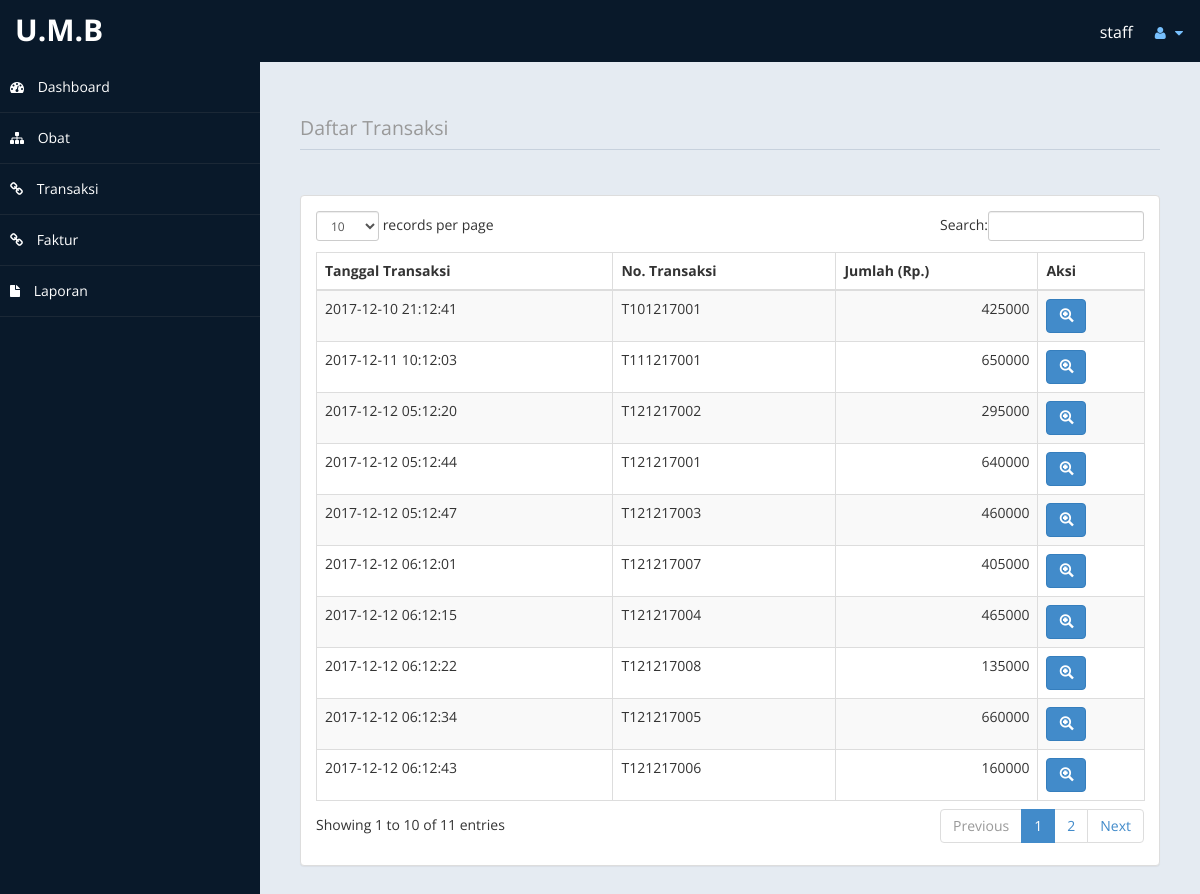
The page /index.php?page=transaksi (signed in) on the database its author committed.
### tables this page shows
CREATE TABLE `tb_transaksi` (
  `no_transaksi` varchar(10) NOT NULL,
  `kode_kasir` varchar(10) NOT NULL,
  `tanggal_transaksi` date NOT NULL,
  `waktu_transaksi` time NOT NULL
);

### content/transaksi/md_transaksi.php (the view, shortened to what this page needs)
<?php
if(@$_SESSION['level'] != "kasir" || @$_SESSION['level'] != "staff"){
?>
	<div class="row">
	    <div class="col-md-12">
	        <h2 class="page-header">
	            <small>Daftar Transaksi</small>
	        </h2>
	    </div>
	</div>
	<div class="panel panel-default">
		<div class="panel-body">
			<div class="table-responsive">
				<table id="table_id" class="table table-striped table-bordered table-hover">
					<thead>
						<tr>
							<th>Tanggal Transaksi</th>
							<th>No. Transaksi</th>
							<th>Jumlah (Rp.)</th>
							<th width="90">Aksi</th>
						</tr>
					</thead>
					<tbody>
				<?php
					$trxSql = "SELECT * FROM tb_transaksi ORDER BY no_transaksi ASC";
					$trxQry = mysql_query($trxSql)  or die ("Query Obat salah : ".mysql_error());
					while ($trx = mysql_fetch_array($trxQry)) {
						$sql = mysql_query("select sum(a.harga*b.jumlah) as jumlah from tb_detail_transaksi b, tb_obat a where a.kode_obat = b.kode_obat and b.no_transaksi = '".$trx['no_transaksi']."'") or die (mysql_error());
						$data = mysql_fetch_array($sql) or die (mysql_error());
				?>
						<tr>
							<td><?php echo $trx['tanggal_transaksi']." ". $trx['waktu_transaksi'];?></td>
							<td><?php echo $trx['no_transaksi'];?></td>
							<td align="right"><?php echo $data['jumlah'];?></td>
							<td>
							  <div class='btn-group'>
							  <a href="?page=transaksi&action=input&isedit=1&kd=<?php echo $trx['no_transaksi']; ?>" title='Detail data ini'><button type="button" class="btn btn-primary"><span class="glyphicon glyphicon-zoom-in"></span></button></a>
							  </div>
							</td>
						</tr>
				<?php
					}
				?>
					</tbody>
				</table>
			</div>
		</div>
	</div>
<?php
} else {
	echo " Anda tidak memiliki akses ";
}
?>

### assets/css/custom-styles.css (style rules this page uses)
body { font-family: 'Open Sans', sans-serif; }
h1, .h1, h2, .h2, h3, .h3 { margin-top: 7px; margin-bottom: -5px; }
h2 { color: #000; }
.page-header { padding-bottom: 9px; margin: 10px 0 45px; border-bottom: 1px solid #C7D1DD; }

### rows shown on the page
tb_transaksi: tanggal_transaksi "2017-12-10", waktu_transaksi "21:12:41", no_transaksi "T101217001", jumlah "425000"
tb_transaksi: tanggal_transaksi "2017-12-11", waktu_transaksi "10:12:03", no_transaksi "T111217001", jumlah "650000"
tb_transaksi: tanggal_transaksi "2017-12-12", waktu_transaksi "05:12:44", no_transaksi "T121217001", jumlah "640000"
tb_transaksi: tanggal_transaksi "2017-12-12", waktu_transaksi "05:12:20", no_transaksi "T121217002", jumlah "295000"
tb_transaksi: tanggal_transaksi "2017-12-12", waktu_transaksi "05:12:47", no_transaksi "T121217003", jumlah "460000"
tb_transaksi: tanggal_transaksi "2017-12-12", waktu_transaksi "06:12:15", no_transaksi "T121217004", jumlah "465000"
tb_transaksi: tanggal_transaksi "2017-12-12", waktu_transaksi "06:12:34", no_transaksi "T121217005", jumlah "660000"
tb_transaksi: tanggal_transaksi "2017-12-12", waktu_transaksi "06:12:43", no_transaksi "T121217006", jumlah "160000"
tb_transaksi: tanggal_transaksi "2017-12-12", waktu_transaksi "06:12:01", no_transaksi "T121217007", jumlah "405000"
tb_transaksi: tanggal_transaksi "2017-12-12", waktu_transaksi "06:12:22", no_transaksi "T121217008", jumlah "135000"
